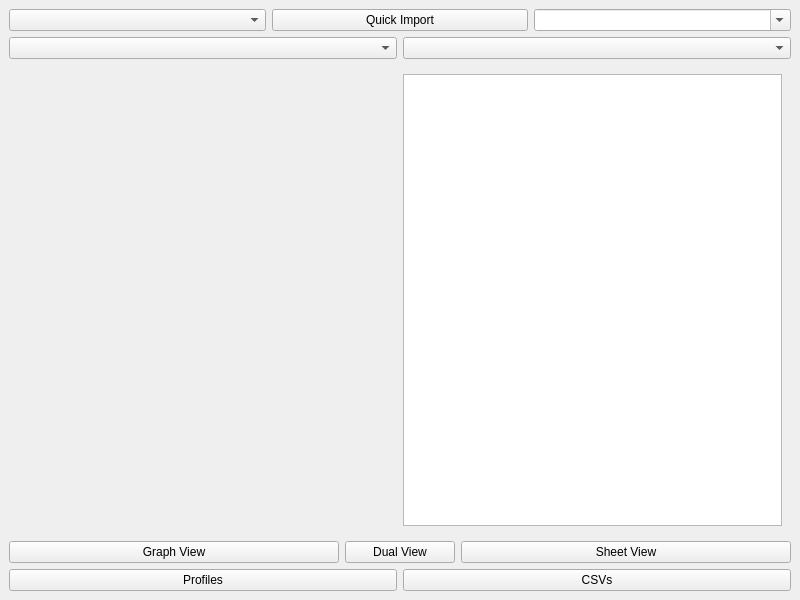
<?xml version="1.0" encoding="UTF-8"?>
<ui version="4.0">
 <class>mainWindow</class>
 <widget class="QMainWindow" name="mainWindow">
  <property name="geometry">
   <rect>
    <x>0</x>
    <y>0</y>
    <width>800</width>
    <height>600</height>
   </rect>
  </property>
  <property name="minimumSize">
   <size>
    <width>800</width>
    <height>600</height>
   </size>
  </property>
  <property name="windowTitle">
   <string>MainWindow</string>
  </property>
  <widget class="QWidget" name="centralwidget">
   <layout class="QVBoxLayout" name="verticalLayout_4">
    <item>
     <layout class="QHBoxLayout" name="importHeader" stretch="0,0,0">
      <item>
       <widget class="QComboBox" name="profileList"/>
      </item>
      <item>
       <widget class="QPushButton" name="importButton">
        <property name="text">
         <string>Quick Import</string>
        </property>
       </widget>
      </item>
      <item>
       <widget class="QComboBox" name="csvList">
        <property name="editable">
         <bool>true</bool>
        </property>
        <property name="placeholderText">
         <string>Select Data</string>
        </property>
       </widget>
      </item>
     </layout>
    </item>
    <item>
     <layout class="QHBoxLayout" name="attributeSelectors">
      <item>
       <widget class="QComboBox" name="xAttributeBox"/>
      </item>
      <item>
       <widget class="QComboBox" name="yAttributeBox"/>
      </item>
     </layout>
    </item>
    <item>
     <widget class="QStackedWidget" name="stackedWidget">
      <property name="currentIndex">
       <number>3</number>
      </property>
      <widget class="QWidget" name="empty_page"/>
      <widget class="QWidget" name="graph_page">
       <layout class="QVBoxLayout" name="verticalLayout_7">
        <item>
         <layout class="QVBoxLayout" name="verticalLayout_6">
          <item>
           <widget class="PlotWidget" name="graphWidget" native="true">
            <property name="sizePolicy">
             <sizepolicy hsizetype="Preferred" vsizetype="Preferred">
              <horstretch>0</horstretch>
              <verstretch>0</verstretch>
             </sizepolicy>
            </property>
           </widget>
          </item>
         </layout>
        </item>
       </layout>
      </widget>
      <widget class="QWidget" name="sheet_page">
       <layout class="QVBoxLayout" name="verticalLayout_3">
        <item>
         <layout class="QVBoxLayout" name="verticalLayout_2">
          <item>
           <widget class="QTableView" name="sheetWidget"/>
          </item>
         </layout>
        </item>
       </layout>
      </widget>
      <widget class="QWidget" name="dual_page">
       <layout class="QVBoxLayout" name="verticalLayout_12">
        <item>
         <layout class="QHBoxLayout" name="horizontalLayout_2">
          <item>
           <widget class="PlotWidget" name="graphWidgetDual" native="true">
            <property name="sizePolicy">
             <sizepolicy hsizetype="Expanding" vsizetype="Expanding">
              <horstretch>0</horstretch>
              <verstretch>0</verstretch>
             </sizepolicy>
            </property>
            <property name="minimumSize">
             <size>
              <width>0</width>
              <height>0</height>
             </size>
            </property>
           </widget>
          </item>
          <item>
           <widget class="QTableView" name="tableViewDual"/>
          </item>
         </layout>
        </item>
       </layout>
      </widget>
     </widget>
    </item>
    <item>
     <layout class="QHBoxLayout" name="viewButtons" stretch="3,1,3">
      <item>
       <widget class="QPushButton" name="graphButton">
        <property name="text">
         <string>Graph View</string>
        </property>
       </widget>
      </item>
      <item>
       <widget class="QPushButton" name="resetButton">
        <property name="text">
         <string>Dual View</string>
        </property>
       </widget>
      </item>
      <item>
       <widget class="QPushButton" name="sheetButton">
        <property name="text">
         <string>Sheet View</string>
        </property>
       </widget>
      </item>
     </layout>
    </item>
    <item>
     <layout class="QHBoxLayout" name="displayButtons">
      <item>
       <widget class="QPushButton" name="configButton">
        <property name="text">
         <string>Profiles</string>
        </property>
       </widget>
      </item>
      <item>
       <widget class="QPushButton" name="profileButton">
        <property name="text">
         <string>CSVs</string>
        </property>
       </widget>
      </item>
     </layout>
    </item>
   </layout>
  </widget>
 </widget>
 <customwidgets>
  <customwidget>
   <class>PlotWidget</class>
   <extends>QWidget</extends>
   <header location="global">pyqtgraph</header>
   <container>1</container>
  </customwidget>
 </customwidgets>
 <resources/>
 <connections/>
</ui>
